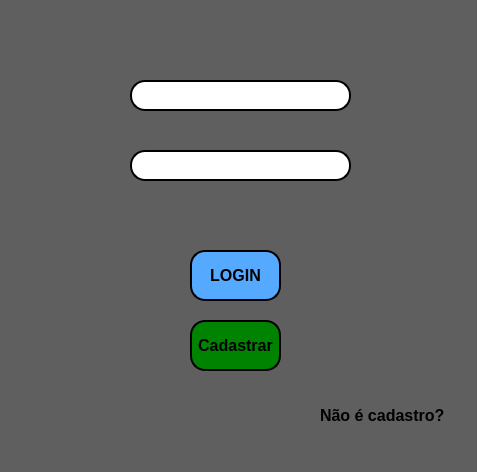
<?xml version="1.0" encoding="UTF-8"?>
<ui version="4.0">
 <class>MainWindow</class>
 <widget class="QMainWindow" name="MainWindow">
  <property name="geometry">
   <rect>
    <x>0</x>
    <y>0</y>
    <width>477</width>
    <height>472</height>
   </rect>
  </property>
  <property name="windowTitle">
   <string>MainWindow</string>
  </property>
  <property name="styleSheet">
   <string notr="true">background-color: rgb(95, 95, 95);</string>
  </property>
  <widget class="QWidget" name="centralwidget">
   <widget class="QLineEdit" name="lineEdit">
    <property name="geometry">
     <rect>
      <x>130</x>
      <y>80</y>
      <width>221</width>
      <height>31</height>
     </rect>
    </property>
    <property name="styleSheet">
     <string notr="true">background-color : rgb(255,255,255);
border-radius: 15px;
border-style: outset;
border-width: 2px;
</string>
    </property>
   </widget>
   <widget class="QLineEdit" name="lineEdit_2">
    <property name="geometry">
     <rect>
      <x>130</x>
      <y>150</y>
      <width>221</width>
      <height>31</height>
     </rect>
    </property>
    <property name="styleSheet">
     <string notr="true">background-color : rgb(255,255,255);
border-radius: 15px;
border-style: outset;
border-width: 2px;
</string>
    </property>
   </widget>
   <widget class="QPushButton" name="pushButton">
    <property name="geometry">
     <rect>
      <x>190</x>
      <y>250</y>
      <width>91</width>
      <height>51</height>
     </rect>
    </property>
    <property name="font">
     <font>
      <pointsize>12</pointsize>
      <weight>75</weight>
      <bold>true</bold>
     </font>
    </property>
    <property name="styleSheet">
     <string notr="true">background-color: rgb(85, 170, 255);
border-radius: 15px;
border-style: outset;
border-width: 2px;
border-color: black;
</string>
    </property>
    <property name="text">
     <string>LOGIN</string>
    </property>
   </widget>
   <widget class="QPushButton" name="pushButton_2">
    <property name="geometry">
     <rect>
      <x>190</x>
      <y>320</y>
      <width>91</width>
      <height>51</height>
     </rect>
    </property>
    <property name="font">
     <font>
      <pointsize>12</pointsize>
      <weight>75</weight>
      <bold>true</bold>
     </font>
    </property>
    <property name="styleSheet">
     <string notr="true">background-color: rgb(0, 131, 0);
border-radius: 15px;
border-style: outset;
border-width: 2px;
border-color: black;
</string>
    </property>
    <property name="text">
     <string>Cadastrar</string>
    </property>
   </widget>
   <widget class="QLabel" name="label">
    <property name="geometry">
     <rect>
      <x>90</x>
      <y>150</y>
      <width>31</width>
      <height>31</height>
     </rect>
    </property>
    <property name="text">
     <string/>
    </property>
    <property name="pixmap">
     <pixmap>login.png</pixmap>
    </property>
   </widget>
   <widget class="QLabel" name="label_2">
    <property name="geometry">
     <rect>
      <x>90</x>
      <y>80</y>
      <width>31</width>
      <height>31</height>
     </rect>
    </property>
    <property name="text">
     <string/>
    </property>
    <property name="pixmap">
     <pixmap>login1.png</pixmap>
    </property>
   </widget>
   <widget class="QLabel" name="label_3">
    <property name="geometry">
     <rect>
      <x>140</x>
      <y>200</y>
      <width>181</width>
      <height>31</height>
     </rect>
    </property>
    <property name="font">
     <font>
      <pointsize>13</pointsize>
     </font>
    </property>
    <property name="styleSheet">
     <string notr="true">color: rgb(218, 145, 0);</string>
    </property>
    <property name="text">
     <string/>
    </property>
   </widget>
   <widget class="QLabel" name="label_4">
    <property name="geometry">
     <rect>
      <x>320</x>
      <y>400</y>
      <width>141</width>
      <height>31</height>
     </rect>
    </property>
    <property name="font">
     <font>
      <pointsize>12</pointsize>
      <weight>75</weight>
      <bold>true</bold>
     </font>
    </property>
    <property name="text">
     <string>Não é cadastro?</string>
    </property>
   </widget>
  </widget>
  <widget class="QMenuBar" name="menubar">
   <property name="geometry">
    <rect>
     <x>0</x>
     <y>0</y>
     <width>477</width>
     <height>21</height>
    </rect>
   </property>
  </widget>
  <widget class="QStatusBar" name="statusbar"/>
 </widget>
 <resources/>
 <connections/>
</ui>
